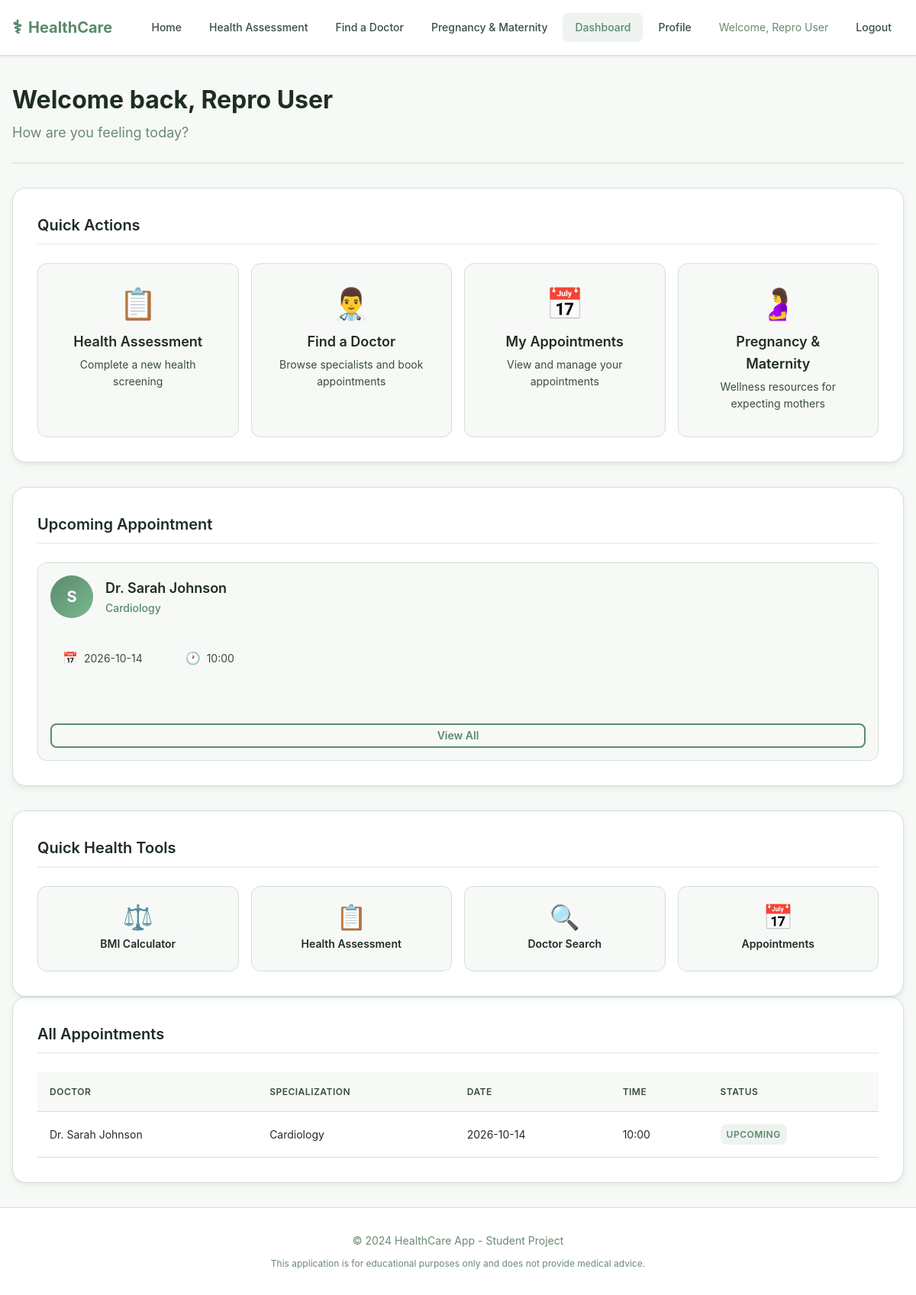
The app's page /dashboard (signed in) with its own data.
### tables this page shows
CREATE TABLE appointments (
                id INTEGER PRIMARY KEY AUTOINCREMENT,
                user_id INTEGER NOT NULL,
                doctor_id INTEGER NOT NULL,
                appointment_date TEXT NOT NULL,
                appointment_time TEXT NOT NULL,
                notes TEXT,
                created_at TIMESTAMP DEFAULT CURRENT_TIMESTAMP,
                FOREIGN KEY (user_id) REFERENCES users (id)
            );

### app.py (the view)
@app.route('/dashboard')
@login_required
def dashboard():
    user_name = session.get('user_name', 'User')
    user_id = session.get('user_id')
    try:
        user_appointments = database.get_user_appointments(user_id)
    except Exception:
        logger.exception('Failed to load appointments for dashboard')
        user_appointments = []
        flash('We could not load your appointments right now. Please try again later.', 'error')
    upcoming = None
    if user_appointments:
        for appt in user_appointments:
            appt_date = datetime.strptime(appt['appointment_date'], '%Y-%m-%d').date()
            if appt_date >= datetime.now().date():
                upcoming = appt
                break
    return render_template('dashboard.html',
                         user_name=user_name,
                         upcoming=upcoming,
                         appointments=user_appointments,
                         today=datetime.now().strftime('%Y-%m-%d'))

### app.py (called while the page is built)
def login_required(f):
    @wraps(f)
    def decorated_function(*args, **kwargs):
        if 'user_id' not in session:
            flash('Please log in to access this page.', 'error')
            return redirect(url_for('login', next=request.url))
        return f(*args, **kwargs)
    return decorated_function

### database.py (called while the page is built, shortened)
@contextmanager
def get_db_connection():
    driver = DB_CONFIG['driver']
    if driver == 'sqlite':
        db_path = DB_CONFIG['database']
        if db_path.startswith('/'):
            path = db_path
        else:
            path = os.path.join(os.path.dirname(__file__), db_path)
        conn = sqlite3.connect(path)
        conn.row_factory = sqlite3.Row
        try:
            yield conn
        finally:
            conn.close()
    else:
        raise ValueError(f"Unsupported database driver: {driver}")

def _get_placeholder():
    return '?' if DB_CONFIG['driver'] == 'sqlite' else '%s'

### templates/dashboard.html (shortened to what this page needs)
{% extends "base.html" %}
{% block content %}
<div class="dashboard-page">
    <div class="dashboard-header">
        <h1>Welcome back, {{ user_name }}</h1>
        <p class="dashboard-subtitle">How are you feeling today?</p>
    </div>
    <div class="dashboard-grid">
        <div class="dashboard-section">
            <h2>Quick Actions</h2>
            <div class="action-cards">
                <a href="{{ url_for('assessment') }}" class="action-card">
                    <div class="action-icon">📋</div>
                    <h3>Health Assessment</h3>
                    <p>Complete a new health screening</p>
                </a>
                <a href="{{ url_for('doctors') }}" class="action-card">
                    <div class="action-icon">👨‍⚕️</div>
                    <h3>Find a Doctor</h3>
                    <p>Browse specialists and book appointments</p>
                </a>
                <a href="{{ url_for('dashboard') }}" class="action-card">
                    <div class="action-icon">📅</div>
                    <h3>My Appointments</h3>
                    <p>View and manage your appointments</p>
                </a>
                <a href="{{ url_for('pregnancy') }}" class="action-card">
                    <div class="action-icon">🤰</div>
                    <h3>Pregnancy & Maternity</h3>
                    <p>Wellness resources for expecting mothers</p>
                </a>
            </div>
        </div>
        {% if upcoming %}
        <div class="dashboard-section">
            <h2>Upcoming Appointment</h2>
            <div class="appointment-card upcoming">
                <div class="appointment-doctor">
                    <div class="doctor-avatar-small">{{ upcoming.doctor_name.split()[1][0] }}</div>
                    <div>
                        <h3>{{ upcoming.doctor_name }}</h3>
                        <p>{{ upcoming.specialization }}</p>
                    </div>
                </div>
                <div class="appointment-details">
                    <div class="detail-item">
                        <span class="detail-icon">📅</span>
                        <span>{{ upcoming.appointment_date }}</span>
                    </div>
                    <div class="detail-item">
                        <span class="detail-icon">🕐</span>
                        <span>{{ upcoming.appointment_time }}</span>
                    </div>
                </div>
                <a href="{{ url_for('dashboard') }}" class="btn btn-outline btn-sm">View All</a>
            </div>
        {% endif %}
        </div>
        <div class="dashboard-section">
            <h2>Quick Health Tools</h2>
            <div class="tools-grid">
                <a href="{{ url_for('assessment') }}" class="tool-card">
                    <span class="tool-icon">⚖️</span>
                    <h4>BMI Calculator</h4>
                </a>
                <a href="{{ url_for('assessment') }}" class="tool-card">
                    <span class="tool-icon">📋</span>
                    <h4>Health Assessment</h4>
                </a>
                <a href="{{ url_for('doctors') }}" class="tool-card">
                    <span class="tool-icon">🔍</span>
                    <h4>Doctor Search</h4>
                </a>
                <a href="{{ url_for('dashboard') }}" class="tool-card">
                    <span class="tool-icon">📅</span>
                    <h4>Appointments</h4>
                </a>
            </div>
        </div>
    </div>
    {% if appointments %}
    <div class="dashboard-section appointments-list">
        <h2>All Appointments</h2>
        <div class="appointments-table">
            <table>
                <thead>
                    <tr>
                        <th>Doctor</th>
                        <th>Specialization</th>
                        <th>Date</th>
                        <th>Time</th>
                        <th>Status</th>
                    </tr>
                </thead>
                <tbody>
                    {% for appt in appointments %}
                    <tr>
                        <td>{{ appt.doctor_name }}</td>
                        <td>{{ appt.specialization }}</td>
                        <td>{{ appt.appointment_date }}</td>
                        <td>{{ appt.appointment_time }}</td>
                        <td>
                            {% set appt_date = appt.appointment_date %}
                            {% if appt_date >= today %}
                                <span class="status-badge upcoming">Upcoming</span>
                            {% else %}
                                <span class="status-badge past">Completed</span>
                            {% endif %}
                        </td>
                    </tr>
                    {% endfor %}
                </tbody>
            </table>
        </div>
    {% endif %}
    </div>
</div>
{% endblock %}

### templates/base.html (shortened to what this page needs)
<!DOCTYPE html>
<html lang="en">
<head>
    <link rel="stylesheet" href="{{ url_for('static', filename='css/style.css') }}">
</head>
<body>
    <header class="header">
        <div class="container">
            <div class="logo">
                <span class="logo-icon">⚕</span>
                <span class="logo-text">HealthCare</span>
            </div>
            <nav class="nav">
                <a href="{{ url_for('index') }}" class="nav-link {% if request.endpoint == 'index' %}active{% endif %}">Home</a>
                <a href="{{ url_for('assessment') }}" class="nav-link {% if request.endpoint == 'assessment' %}active{% endif %}">Health Assessment</a>
                <a href="{{ url_for('doctors') }}" class="nav-link {% if request.endpoint == 'doctors' %}active{% endif %}">Find a Doctor</a>
                <a href="{{ url_for('pregnancy') }}" class="nav-link {% if request.endpoint == 'pregnancy' %}active{% endif %}">Pregnancy & Maternity</a>
                {% if session.user_id %}
                    <a href="{{ url_for('dashboard') }}" class="nav-link {% if request.endpoint == 'dashboard' %}active{% endif %}">Dashboard</a>
                    <a href="{{ url_for('profile') }}" class="nav-link">Profile</a>
                    <span class="nav-user">Welcome, {{ session.user_name }}</span>
                    <a href="{{ url_for('logout') }}" class="nav-link btn-logout">Logout</a>
                {% else %}
                    <a href="{{ url_for('login') }}" class="nav-link">Login</a>
                    <a href="{{ url_for('signup') }}" class="nav-link btn-signup">Create Account</a>
                {% endif %}
            </nav>
        </div>
    </header>
    <main class="main">
        <div class="container">
            {% block content %}{% endblock %}
        </div>
    </main>
    <footer class="footer">
        <div class="container">
            <p>&copy; 2024 HealthCare App - Student Project</p>
            <p class="disclaimer">This application is for educational purposes only and does not provide medical advice.</p>
        </div>
    </footer>
</body>
</html>

### records on screen
appointments: appointment_date "2026-10-14", appointment_time "10:00", doctor_name "Dr. Sarah Johnson", specialization "Cardiology", shows "UPCOMING"

### other values on screen
{{ session.user_name }} "Repro User"
{{ user_name }} "Repro User"
{{ upcoming.doctor_name.split()[1][0] }} "S"
{{ upcoming.doctor_name }} "Dr. Sarah Johnson"
{{ upcoming.specialization }} "Cardiology"
